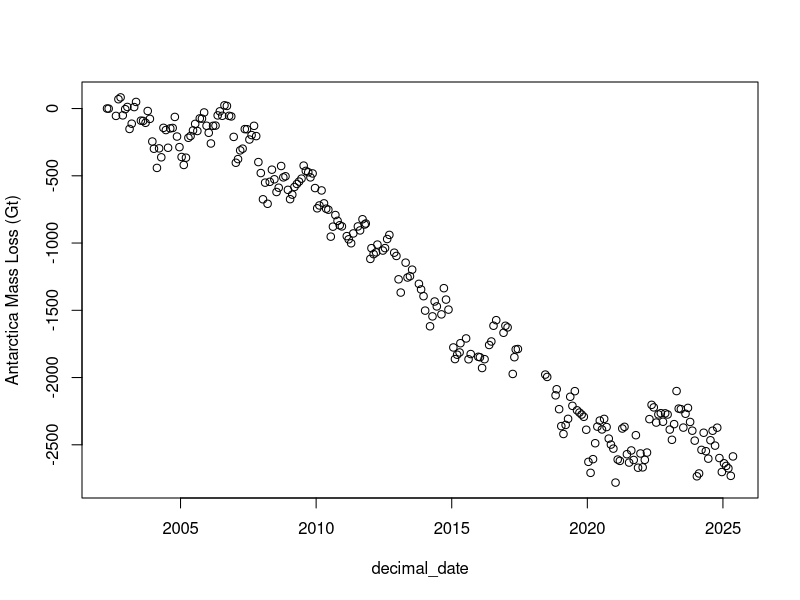
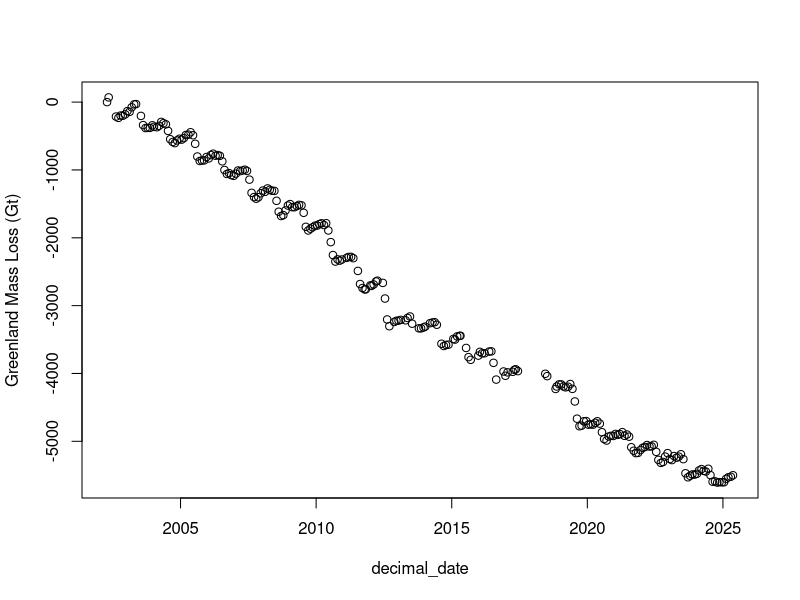
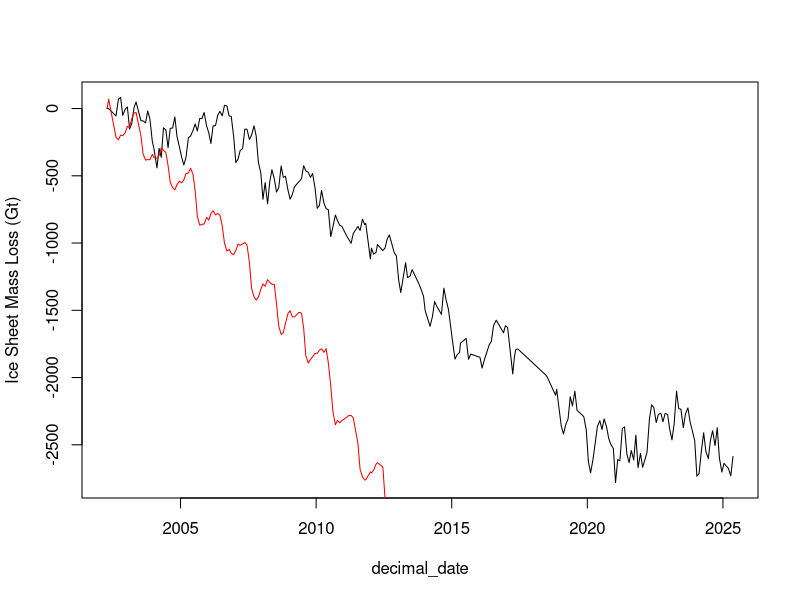
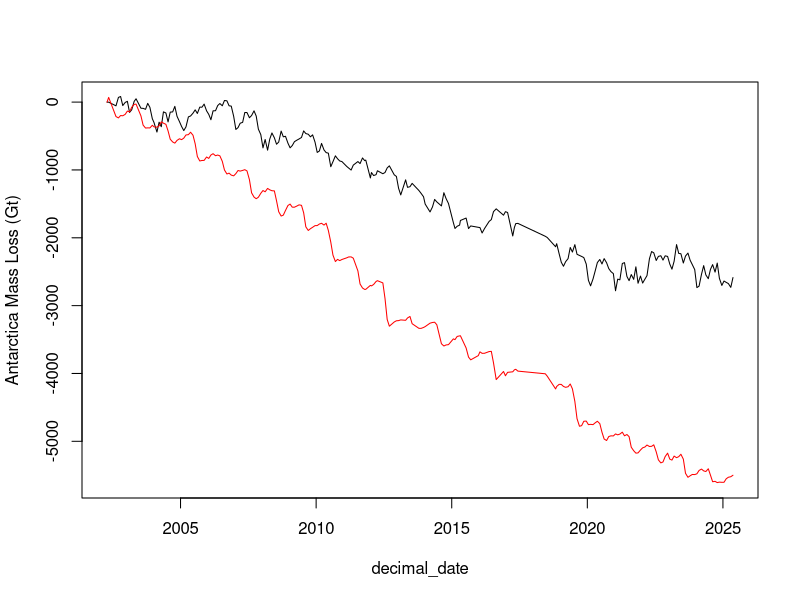
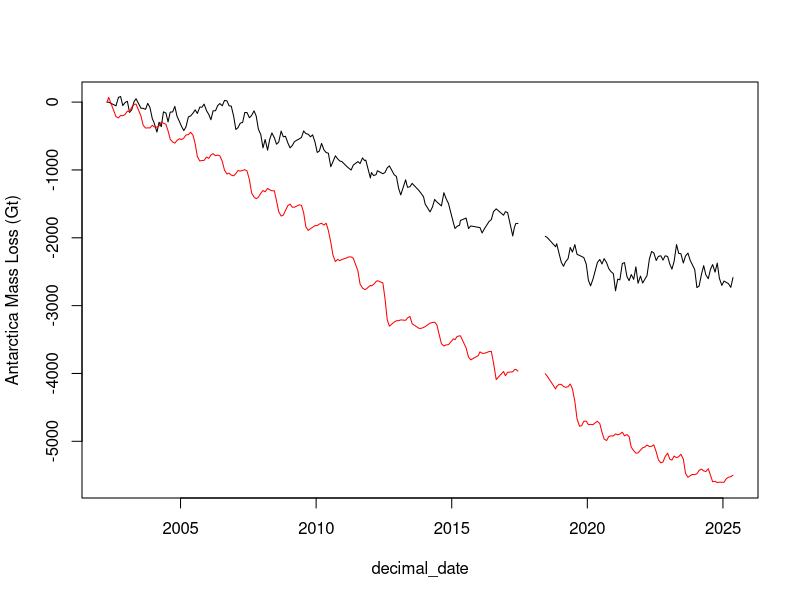
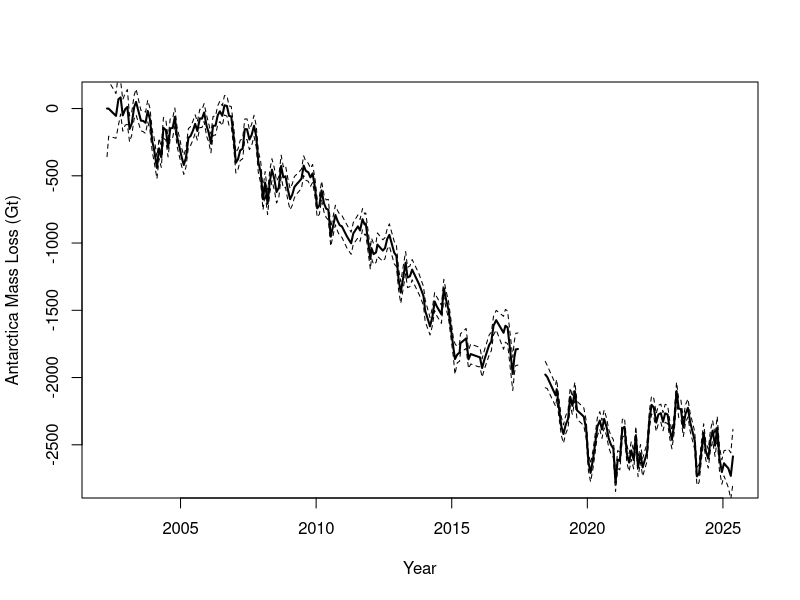
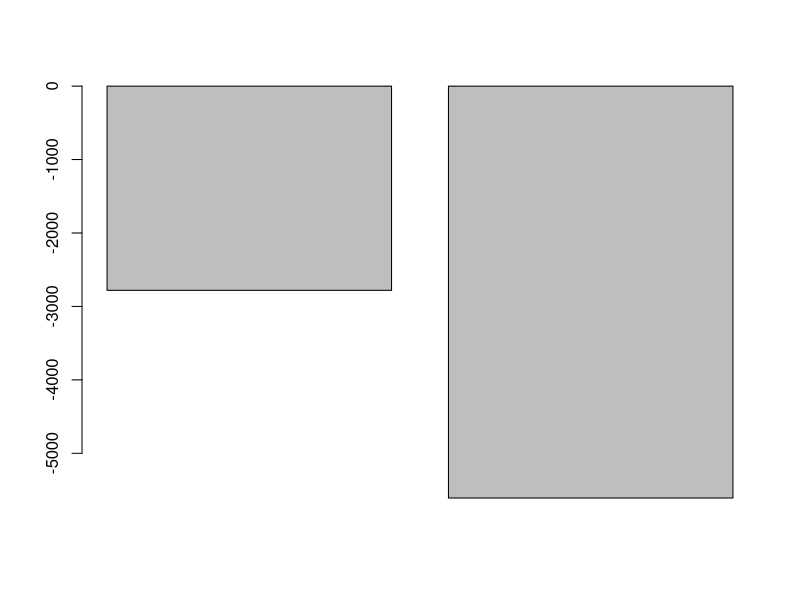
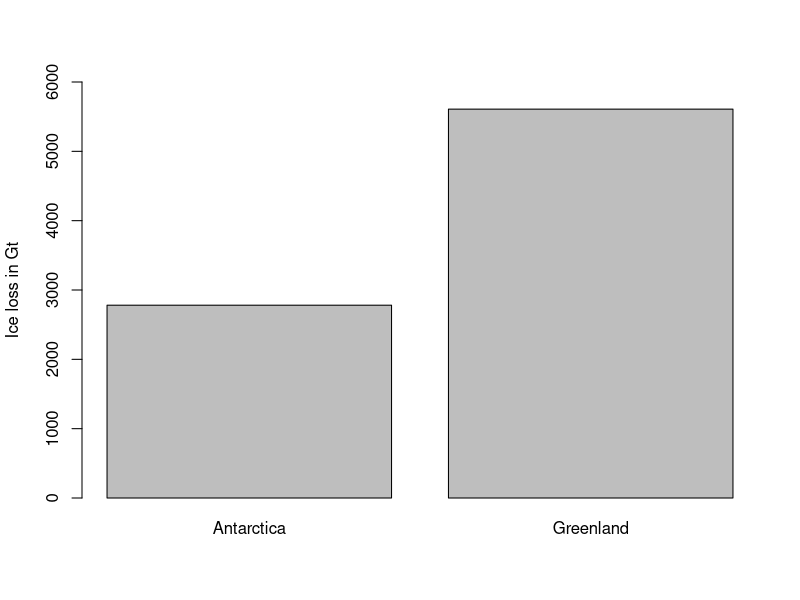

These charts were generated, in order, by the following R code:
## ---- chunk 1
#| include: false
knitr::opts_chunk$set(fig.width=6, fig.asp = 0.618, collapse=TRUE) 
## ---- chunk 2
ant_ice_loss = read.table("data/antarctica_mass_200204_202505.txt", 
                          skip=31, 
                          sep="", 
                          header = FALSE, 
                          col.names = c("decimal_date", "mass_Gt", "sigma_Gt")) # Antarctica ice mass loss
grn_ice_loss = read.table("data/greenland_mass_200204_202505.txt", 
                          skip=31, 
                          sep="", 
                          header = FALSE, 
                          col.names = c("decimal_date", "mass_Gt", "sigma_Gt")) # Greenland ice mass loss
## ---- chunk 3
# View(grn_ice_loss)
head(ant_ice_loss)
head(grn_ice_loss)
dim(ant_ice_loss)
summary(ant_ice_loss)
## ---- chunk 4
# Plot Antarctic ice mass loss. 
# plot(x=ant_ice_loss$decimal_date, y=ant_ice_loss$mass_Gt, ylab="Antarctica Mass Loss (Gt)") # ?plot.default
plot(mass_Gt ~ decimal_date, 
     data=ant_ice_loss, 
     ylab="Antarctica Mass Loss (Gt)") #  ?plot.formula

# Plot Greenland ice mass loss
plot(mass_Gt ~ decimal_date, 
     data=grn_ice_loss, 
     ylab="Greenland Mass Loss (Gt)")

# Plot both together as lines
plot(mass_Gt ~ decimal_date, 
     data=ant_ice_loss, 
     ylab="Ice Sheet Mass Loss (Gt)", 
     type='l') 
lines(mass_Gt ~ decimal_date, 
      data=grn_ice_loss, 
      col='red') 
## ---- chunk 5
plot(mass_Gt ~ decimal_date, 
     data=ant_ice_loss, 
     ylab="Antarctica Mass Loss (Gt)", 
     type='l', 
     ylim=range(grn_ice_loss$mass_Gt)) +
lines(mass_Gt ~ decimal_date, 
      data=grn_ice_loss, 
      type='l', 
      col='red') 
## ---- chunk 6
# Create data.frame with an NA between the GRACE missions. Column names must match so it will merge with ant and grn data
data_break = data.frame(decimal_date=2018.0, mass_Gt=NA, sigma_Gt=NA)
data_break

# Add NA data point to the Antarctica ice trends data frame
ant_ice_loss_with_NA = rbind(ant_ice_loss, data_break) # Merge ant_ice_loss data frame with our NA point
tail(ant_ice_loss_with_NA) # Our NA value in 2018 is now the last row of our data frame
order(ant_ice_loss_with_NA$decimal_date) # Use order() to list the indices of the data after its sorted from smallest to biggest
ant_ice_loss_with_NA = ant_ice_loss_with_NA[order(ant_ice_loss_with_NA$decimal_date),] # Reorder the data frame, sorting by date

#Repeat with Greenland data.frame
grn_ice_loss_with_NA = rbind(grn_ice_loss, data_break) # Merge grn_ice_loss data frame with our NA point
grn_ice_loss_with_NA = grn_ice_loss_with_NA[order(grn_ice_loss_with_NA$decimal_date),]

plot(mass_Gt ~ decimal_date, 
     data=ant_ice_loss_with_NA, 
     ylab="Antarctica Mass Loss (Gt)", 
     type='l', 
     ylim=range(grn_ice_loss_with_NA$mass_Gt, na.rm=TRUE)) +
lines(mass_Gt ~ decimal_date, 
      data=grn_ice_loss_with_NA, 
      type='l', 
      col='red') 
## ---- chunk 7
head(ant_ice_loss_with_NA)
plot(mass_Gt ~ decimal_date, 
     data=ant_ice_loss_with_NA, 
     ylab="Antarctica Mass Loss (Gt)", 
     xlab="Year", 
     type='l', 
     lwd=2) +
lines((mass_Gt+2*sigma_Gt) ~ decimal_date, 
      data=ant_ice_loss_with_NA, 
      type='l', 
      lty='dashed') +
lines((mass_Gt-2*sigma_Gt) ~ decimal_date,
      data=ant_ice_loss_with_NA, 
      type='l', 
      lty='dashed') 
## ---- chunk 8
pdf('figures/ice_mass_trends.pdf', width=7, height=5)
plot(mass_Gt ~ decimal_date, 
     data=ant_ice_loss_with_NA, 
     ylab="Ice Sheet Mass Loss (Gt)", 
     xlab="Year", 
     type='l', 
     ylim=range(grn_ice_loss_with_NA$mass_Gt, na.rm=TRUE), 
     lwd=2) +
lines((mass_Gt+2*sigma_Gt) ~ decimal_date, 
      data=ant_ice_loss_with_NA, 
      type='l', 
      lty='dashed') +
lines((mass_Gt-2*sigma_Gt) ~ decimal_date, 
      data=ant_ice_loss_with_NA, 
      type='l', 
      lty='dashed') +
lines(mass_Gt ~ decimal_date, 
      data=grn_ice_loss_with_NA, 
      type='l', 
      col='red', 
      lwd=2) +
lines((mass_Gt+2*sigma_Gt) ~ decimal_date, 
      data=grn_ice_loss_with_NA, 
      type='l', 
      lty='dashed', 
      col="red") +
lines((mass_Gt-2*sigma_Gt) ~ decimal_date, 
      data=grn_ice_loss_with_NA, 
      type='l', 
      lty='dashed', 
      col="red") 
dev.off()
## ---- chunk 9
# Largest observed decrease in ice mass loss in Antarctica:
min(ant_ice_loss$mass_Gt)

# Barplot of largest observed ice loss in Antarctica and Greenland
barplot(height = c(min(ant_ice_loss$mass_Gt), min(grn_ice_loss$mass_Gt)))

# Flip to negative to positive, add x-axis labels, add more tick marks on y-axis, add y-axis title
barplot(height = c(min(ant_ice_loss$mass_Gt)*(-1), min(grn_ice_loss$mass_Gt)*(-1)), 
        names.arg=c("Antarctica","Greenland"), 
        ylim=c(0,6000), 
        ylab="Ice loss in Gt")
